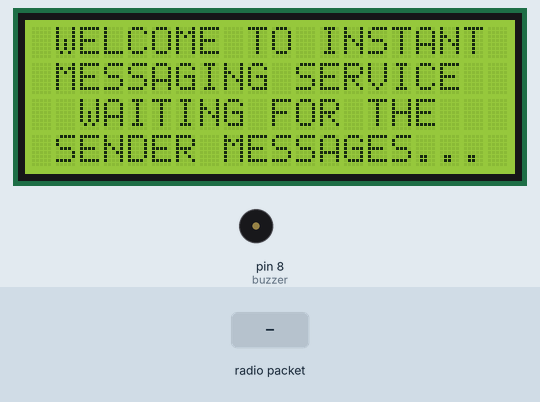
This sketch was run on a simulated Arduino Uno, built with avr-gcc and run on an emulated ATmega328P. Parts: 20×4 character LCD, buzzer (waves = sounding, pin HIGH). Inputs (shaded band) come from the test bench. No radio packets arrive unless stated; what the sketch prints to the serial monitor is not drawn.

Above: at 1.3 s.
1.4 s: radio packet "1" arrives
At 3.0 s:
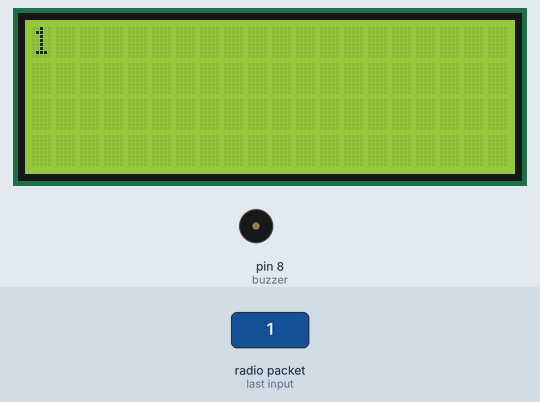
4.0 s: radio packet "0" arrives
At 4.9 s:
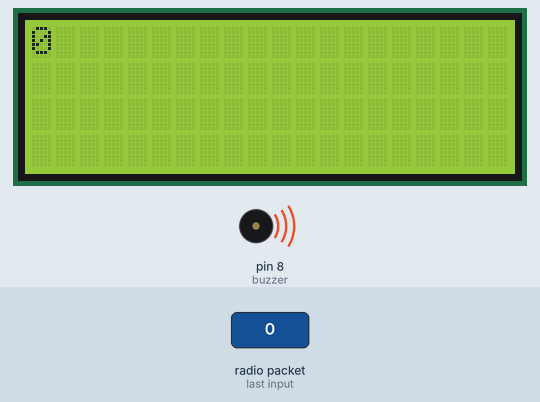
Timing chart, 0 to 7.0 s (numbered marks = the images above; inputs shaded):
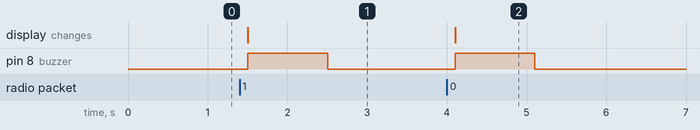

The sketch:

final_chat_program.ino
```cpp
#include<SoftwareSerial.h>
SoftwareSerial bluetooth (3,4);
#include <Wire.h>
#include <LCD.h>
#include <LiquidCrystal_I2C.h>
#include<SPI.h>
#include"nRF24L01.h"
#include"RF24.h"
#include"printf.h"
#define I2C_ADDR          0x27     //Define I2C Address where the PCF8574A is
#define BACKLIGHT_PIN      3
#define En_pin             2
#define Rw_pin             1
#define Rs_pin             0
#define D4_pin             4
#define D5_pin             5
#define D6_pin             6
#define D7_pin             7
const int buzzer = 8;
//Initialise the LCD
LiquidCrystal_I2C      lcd(I2C_ADDR, En_pin,Rw_pin,Rs_pin,D4_pin,D5_pin,D6_pin,D7_pin);
RF24 radio(9, 10);
const uint64_t pipes[2] = { 0xF0F0F0F0E1LL, 0xF0F0F0F0D2LL };
bool go_to_tx_mode = false;
char input[32] = "";
void setup() {
  lcd.begin (20,4);
  bluetooth.begin(9600);
  Serial.begin(9600);
  printf_begin();
  radio.begin();
  radio.setRetries(15, 15);
  radio.openWritingPipe(pipes[1]);
  radio.openReadingPipe(1, pipes[0]);
  radio.startListening();
  radio.printDetails();
     lcd.setBacklightPin(BACKLIGHT_PIN,POSITIVE);
    lcd.setBacklight(HIGH);
lcd.clear();
    lcd.setCursor(1,0);
    lcd.print("WELCOME TO INSTANT");
    lcd.setCursor(1,1);
    lcd.print("MESSAGING SERVICE");
    lcd.setCursor(2,2);
    lcd.print("WAITING FOR THE");
  lcd.setCursor(1,3);
    lcd.print("SENDER MESSAGES...");
  pinMode(buzzer, OUTPUT);
  // put your setup code here, to run once:
}
void loop() {
  if (go_to_tx_mode)
  {
    radio.stopListening();
    bool ok = radio.write(input, 32);
    if (ok)
    {
      printf("ME : %s\n", input);
      go_to_tx_mode = false;
      radio.startListening();
    }
    else
      printf("could not write....\n");
  }
  if (radio.available())
  {
    char payload[32] = "";
    bool done = false;
    while (!done)
    {

      done = radio.read( payload , 32 );
      delay(100);
      printf("HIM : %s\n", payload);
       lcd.clear();
       lcd.setCursor(0,0);
     lcd.print(payload);
     Serial.print(payload);
     digitalWrite(buzzer,HIGH);
     delay(1000);
     digitalWrite(buzzer,LOW);
     // bluetooth.write(payload);
     //delay(2000);
    }

  }
  if (bluetooth.available())
  {
    int len = bluetooth.readBytesUntil('\n', input, 31);
    input[len] = '\0';
    Serial.print(len);
    go_to_tx_mode = true;
  }


  if (Serial.available())
  {
    int len = Serial.readBytesUntil('\n', input, 31);
    input[len] = '\0';
    Serial.print(len);
    go_to_tx_mode = true;
  }


}
//  if (Serial.available())
//  {
//  	char txmsg[32];
//  	char buf[100]= Serial.read();
//    int len= sizeof(buf);
//    end=0;
//    for(int i=0;end!=1;i=i+31)
//    {
//    	if(i<len)&&(len<i+31)
//    	for(j=1;buf[i+j]!='\0';j++)
//    	{
//    		txm[j]=buf[i+j];
//    	}
//    	else
//    	for(j=1;j<31;j++)
//    	{
//    		txm[j]=buf[i+j];
//    	}
//    	if(j==30)
//    	{
//    		txm[31]='\0';
//    	}
//    	else
//    	end=1;
//    	go_to_tx(txm);


  //  }

  //}
```

printf.h
```cpp
// (licence header left out)
/**
 * @file printf.h
 *
 * Setup necessary to direct stdout to the Arduino Serial library, which
 * enables 'printf'
 */

#ifndef __PRINTF_H__
#define __PRINTF_H__

#ifdef ARDUINO

int serial_putc( char c, FILE * )
{
  Serial.write( c );

  return c;
}

void printf_begin(void)
{
  fdevopen( &serial_putc, 0 );
}

#else
#error This example is only for use on Arduino.
#endif // ARDUINO

#endif // __PRINTF_H__
```

Measured:
- after the input at 1.4 s, pin 8 (buzzer): LOW → HIGH after 0.11 s, → LOW 1.0 s later; the display: changes after 0.11 s (image 1)
- after the input at 4.0 s, pin 8 (buzzer): LOW → HIGH after 0.11 s, → LOW 1.0 s later; the display: changes after 0.11 s (image 2)
